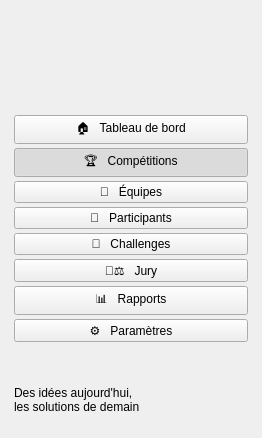
              <widget class="QFrame" name="sidebar">
               <property name="minimumSize">
                <size>
                 <width>262</width>
                 <height>0</height>
                </size>
               </property>
               <property name="maximumSize">
                <size>
                 <width>262</width>
                 <height>16777215</height>
                </size>
               </property>
               <layout class="QVBoxLayout" name="sidebarLayout">
                <property name="spacing">
                 <number>4</number>
                </property>
                <property name="leftMargin">
                 <number>14</number>
                </property>
                <property name="topMargin">
                 <number>24</number>
                </property>
                <property name="rightMargin">
                 <number>14</number>
                </property>
                <property name="bottomMargin">
                 <number>24</number>
                </property>
                <item>
                 <widget class="QLabel" name="logo">
                  <property name="minimumSize">
                   <size>
                    <width>234</width>
                    <height>63</height>
                   </size>
                  </property>
                  <property name="maximumSize">
                   <size>
                    <width>234</width>
                    <height>63</height>
                   </size>
                  </property>
                  <property name="text">
                   <string />
                  </property>
                  <property name="pixmap">
                   <pixmap resource="ressources.qrc">:/images/logo.png</pixmap>
                  </property>
                  <property name="scaledContents">
                   <bool>true</bool>
                  </property>
                 </widget>
                </item>
                <item>
                 <spacer name="sidebarGap">
                  <property name="orientation">
                   <enum>Qt::Vertical</enum>
                  </property>
                  <property name="sizeType">
                   <enum>QSizePolicy::Fixed</enum>
                  </property>
                  <property name="sizeHint" stdset="0">
                   <size>
                    <width>20</width>
                    <height>24</height>
                   </size>
                  </property>
                 </spacer>
                </item>
                <item>
                 <widget class="QPushButton" name="btnDashboard">
                  <property name="cursor">
                   <cursorShape>PointingHandCursor</cursorShape>
                  </property>
                  <property name="text">
                   <string>🏠   Tableau de bord</string>
                  </property>
                  <property name="checkable">
                   <bool>true</bool>
                  </property>
                  <property name="autoExclusive">
                   <bool>true</bool>
                  </property>
                 </widget>
                </item>
                <item>
                 <widget class="QPushButton" name="btnCompetitions">
                  <property name="cursor">
                   <cursorShape>PointingHandCursor</cursorShape>
                  </property>
                  <property name="text">
                   <string>🏆   Compétitions</string>
                  </property>
                  <property name="checkable">
                   <bool>true</bool>
                  </property>
                  <property name="checked">
                   <bool>true</bool>
                  </property>
                  <property name="autoExclusive">
                   <bool>true</bool>
                  </property>
                 </widget>
                </item>
                <item>
                 <widget class="QPushButton" name="btnEquipes">
                  <property name="cursor">
                   <cursorShape>PointingHandCursor</cursorShape>
                  </property>
                  <property name="text">
                   <string>👥   Équipes</string>
                  </property>
                  <property name="checkable">
                   <bool>true</bool>
                  </property>
                  <property name="autoExclusive">
                   <bool>true</bool>
                  </property>
                 </widget>
                </item>
                <item>
                 <widget class="QPushButton" name="btnParticipants">
                  <property name="cursor">
                   <cursorShape>PointingHandCursor</cursorShape>
                  </property>
                  <property name="text">
                   <string>👤   Participants</string>
                  </property>
                  <property name="checkable">
                   <bool>true</bool>
                  </property>
                  <property name="autoExclusive">
                   <bool>true</bool>
                  </property>
                 </widget>
                </item>
                <item>
                 <widget class="QPushButton" name="btnChallenges">
                  <property name="cursor">
                   <cursorShape>PointingHandCursor</cursorShape>
                  </property>
                  <property name="text">
                   <string>🚩   Challenges</string>
                  </property>
                  <property name="checkable">
                   <bool>true</bool>
                  </property>
                  <property name="autoExclusive">
                   <bool>true</bool>
                  </property>
                 </widget>
                </item>
                <item>
                 <widget class="QPushButton" name="btnJury">
                  <property name="cursor">
                   <cursorShape>PointingHandCursor</cursorShape>
                  </property>
                  <property name="text">
                   <string>🧑‍⚖️   Jury</string>
                  </property>
                  <property name="checkable">
                   <bool>true</bool>
                  </property>
                  <property name="autoExclusive">
                   <bool>true</bool>
                  </property>
                 </widget>
                </item>
                <item>
                 <widget class="QPushButton" name="btnRapports">
                  <property name="cursor">
                   <cursorShape>PointingHandCursor</cursorShape>
                  </property>
                  <property name="text">
                   <string>📊   Rapports</string>
                  </property>
                  <property name="checkable">
                   <bool>true</bool>
                  </property>
                  <property name="autoExclusive">
                   <bool>true</bool>
                  </property>
                 </widget>
                </item>
                <item>
                 <widget class="QPushButton" name="btnParametres">
                  <property name="cursor">
                   <cursorShape>PointingHandCursor</cursorShape>
                  </property>
                  <property name="text">
                   <string>⚙️   Paramètres</string>
                  </property>
                  <property name="checkable">
                   <bool>true</bool>
                  </property>
                  <property name="autoExclusive">
                   <bool>true</bool>
                  </property>
                 </widget>
                </item>
                <item>
                 <spacer name="sidebarSpacer">
                  <property name="orientation">
                   <enum>Qt::Vertical</enum>
                  </property>
                  <property name="sizeHint" stdset="0">
                   <size>
                    <width>20</width>
                    <height>40</height>
                   </size>
                  </property>
                 </spacer>
                </item>
                <item>
                 <widget class="QLabel" name="tagline">
                  <property name="text">
                   <string>Des idées aujourd'hui,
les solutions de demain</string>
                  </property>
                 </widget>
                </item>
               </layout>
              </widget>
